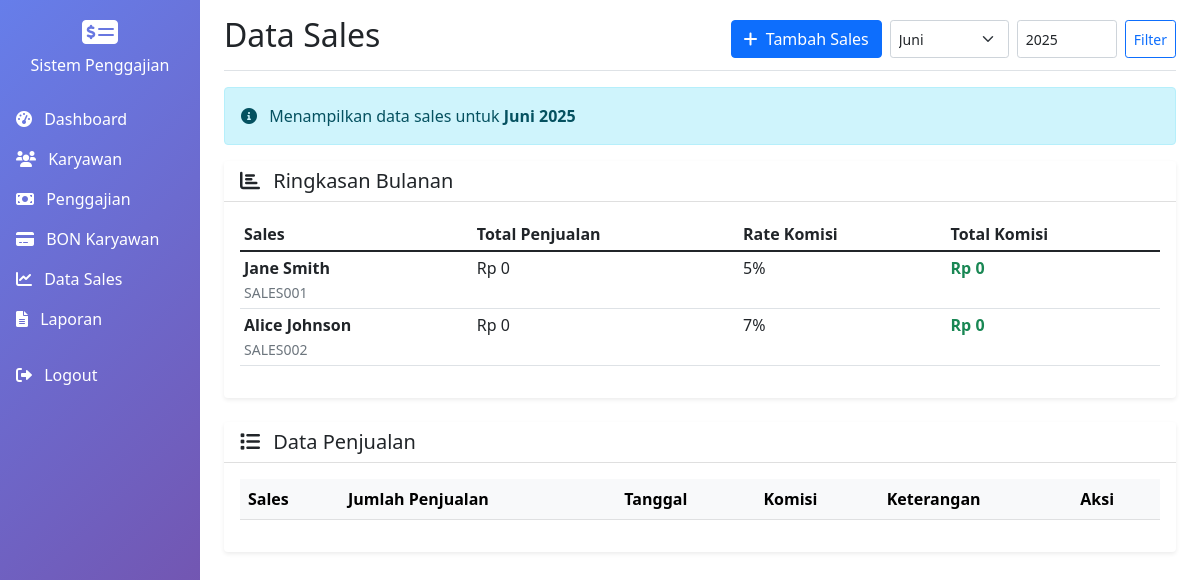
Page /sales.php (signed in) on the committed database.
### tables this page shows
CREATE TABLE employees (
    id INT PRIMARY KEY AUTO_INCREMENT,
    employee_code VARCHAR(20) UNIQUE NOT NULL,
    name VARCHAR(100) NOT NULL,
    position ENUM('sales', 'regular') NOT NULL,
    basic_salary DECIMAL(12,2) NOT NULL,
    commission_rate DECIMAL(5,2) DEFAULT 0,  
    phone VARCHAR(20),
    address TEXT,
    hire_date DATE NOT NULL,
    status ENUM('active', 'inactive') DEFAULT 'active',
    created_at TIMESTAMP DEFAULT CURRENT_TIMESTAMP,
    updated_at TIMESTAMP DEFAULT CURRENT_TIMESTAMP ON UPDATE CURRENT_TIMESTAMP
);

### includes/functions.php (called while the page is built, shortened)
<?php
function formatCurrency($amount) {
    return 'Rp ' . number_format($amount, 0, ',', '.');
}
function getMonthName($month) {
    $months = [
        1 => 'Januari', 2 => 'Februari', 3 => 'Maret', 4 => 'April',
        5 => 'Mei', 6 => 'Juni', 7 => 'Juli', 8 => 'Agustus',
        9 => 'September', 10 => 'Oktober', 11 => 'November', 12 => 'Desember'
    ];
    return $months[$month];
}
?>

### sales.php (the view, shortened to what this page needs)
<?php
require_once 'includes/functions.php';
$database = new Database();
$db = $database->getConnection();
$current_month = isset($_GET['month']) ? $_GET['month'] : date('n');
$current_year = isset($_GET['year']) ? $_GET['year'] : date('Y');
$query = "SELECT e.id, e.name, e.employee_code, e.commission_rate,
          COALESCE(SUM(sr.sales_amount), 0) as total_sales,
          COALESCE(SUM(sr.sales_amount * e.commission_rate), 0) as total_commission
          FROM employees e
          LEFT JOIN sales_records sr ON e.id = sr.employee_id AND sr.month = ? AND sr.year = ?
          WHERE e.status = 'active' AND e.position = 'sales'
          GROUP BY e.id
          ORDER BY total_sales DESC";
$stmt = $db->prepare($query);
$stmt->execute([$current_month, $current_year]);
$monthly_summary = $stmt->fetchAll(PDO::FETCH_ASSOC);
?>
<!DOCTYPE html>
<html lang="id">
<head>
    <link href="https://cdn.jsdelivr.net/npm/bootstrap@5.1.3/dist/css/bootstrap.min.css" rel="stylesheet">
    <link href="https://cdnjs.cloudflare.com/ajax/libs/font-awesome/6.0.0/css/all.min.css" rel="stylesheet">
</head>
<body>
    <div class="container-fluid">
        <div class="row">
            <nav class="col-md-3 col-lg-2 d-md-block sidebar text-white p-0">
                <div class="position-sticky pt-3">
                    <div class="text-center mb-4">
                        <i class="fas fa-money-check-alt fa-2x mb-2"></i>
                        <h6>Sistem Penggajian</h6>
                    </div>
                    <ul class="nav flex-column">
                        <li class="nav-item">
                            <a class="nav-link text-white" href="index.php">
                                <i class="fas fa-tachometer-alt me-2"></i> Dashboard
                            </a>
                        </li>
                        <li class="nav-item">
                            <a class="nav-link text-white" href="employees.php">
                                <i class="fas fa-users me-2"></i> Karyawan
                            </a>
                        </li>
                        <li class="nav-item">
                            <a class="nav-link text-white" href="salaries.php">
                                <i class="fas fa-money-bill me-2"></i> Penggajian
                            </a>
                        </li>
                        <li class="nav-item">
                            <a class="nav-link text-white" href="bons.php">
                                <i class="fas fa-credit-card me-2"></i> BON Karyawan
                            </a>
                        </li>
                        <li class="nav-item">
                            <a class="nav-link text-white active" href="sales.php">
                                <i class="fas fa-chart-line me-2"></i> Data Sales
                            </a>
                        </li>
                        <li class="nav-item">
                            <a class="nav-link text-white" href="reports.php">
                                <i class="fas fa-file-alt me-2"></i> Laporan
                            </a>
                        </li>
                        <li class="nav-item mt-3">
                            <a class="nav-link text-white" href="logout.php">
                                <i class="fas fa-sign-out-alt me-2"></i> Logout
                            </a>
                        </li>
                    </ul>
                </div>
            </nav>
            <main class="col-md-9 ms-sm-auto col-lg-10 px-md-4">
                <div class="d-flex justify-content-between flex-wrap flex-md-nowrap align-items-center pt-3 pb-2 mb-3 border-bottom">
                    <h1 class="h2">Data Sales</h1>
                    <div class="btn-toolbar mb-2 mb-md-0">
                        <button class="btn btn-primary me-2" data-bs-toggle="modal" data-bs-target="#addSalesModal">
                            <i class="fas fa-plus me-1"></i> Tambah Sales
                        </button>
                        <form method="GET" class="d-flex">
                            <select name="month" class="form-select form-select-sm me-2">
                                <?php for ($i = 1; $i <= 12; $i++): ?>
                                    <option value="<?php echo $i; ?>" <?php echo $i == $current_month ? 'selected' : ''; ?>>
                                        <?php echo getMonthName($i); ?>
                                    </option>
                                <?php endfor; ?>
                            </select>
                            <input type="number" name="year" class="form-control form-control-sm me-2"
                                   value="<?php echo $current_year; ?>" min="2020" max="2030" style="width: 100px;">
                            <button type="submit" class="btn btn-outline-primary btn-sm">Filter</button>
                        </form>
                    </div>
                </div>
                <div class="alert alert-info">
                    <i class="fas fa-info-circle me-2"></i>
                    Menampilkan data sales untuk <strong><?php echo getMonthName($current_month) . ' ' . $current_year; ?></strong>
                </div>
                <div class="row mb-4">
                    <div class="col-12">
                        <div class="card border-0 shadow-sm">
                            <div class="card-header bg-white">
                                <h5 class="mb-0">
                                    <i class="fas fa-chart-bar me-2"></i>
                                    Ringkasan Bulanan
                                </h5>
                            </div>
                            <div class="card-body">
                                <div class="table-responsive">
                                    <table class="table table-sm">
                                        <thead>
                                            <tr>
                                                <th>Sales</th>
                                                <th>Total Penjualan</th>
                                                <th>Rate Komisi</th>
                                                <th>Total Komisi</th>
                                            </tr>
                                        </thead>
                                        <tbody>
                                            <?php foreach ($monthly_summary as $summary): ?>
                                                <tr>
                                                    <td>
                                                        <strong><?php echo htmlspecialchars($summary['name']); ?></strong><br>
                                                        <small class="text-muted"><?php echo htmlspecialchars($summary['employee_code']); ?></small>
                                                    </td>
                                                    <td><?php echo formatCurrency($summary['total_sales']); ?></td>
                                                    <td><?php echo $summary['commission_rate'] * 100; ?>%</td>
                                                    <td><strong class="text-success"><?php echo formatCurrency($summary['total_commission']); ?></strong></td>
                                                </tr>
                                            <?php endforeach; ?>
                                        </tbody>
                                    </table>
                                </div>
                            </div>
                        </div>
                    </div>
                </div>
                <div class="card border-0 shadow-sm">
                    <div class="card-header bg-white">
                        <h5 class="mb-0">
                            <i class="fas fa-list me-2"></i>
                            Data Penjualan
                        </h5>
                    </div>
                    <div class="card-body">
                        <div class="table-responsive">
                            <table class="table table-hover">
                                <thead class="table-light">
                                    <tr>
                                        <th>Sales</th>
                                        <th>Jumlah Penjualan</th>
                                        <th>Tanggal</th>
                                        <th>Komisi</th>
                                        <th>Keterangan</th>
                                        <th>Aksi</th>
                                    </tr>
                                </thead>
                            </table>
                        </div>
                    </div>
                </div>
            </main>
        </div>
    </div>
</body>
</html>

### sales.php (style rules this page uses)
.sidebar { min-height: 100vh; background: linear-gradient(135deg, #667eea 0%, #764ba2 100%); }

### rows in the picture
employees: name "Jane Smith", employee_code "SALES001", total_sales "Rp 0", $summary['commission_rate']*100 "5", total_commission "Rp 0"
employees: name "Alice Johnson", employee_code "SALES002", total_sales "Rp 0", $summary['commission_rate']*100 "7", total_commission "Rp 0"

### other values in the picture
getMonthName($current_month) "Juni"
$current_year "2025"
form field month "Juni"
